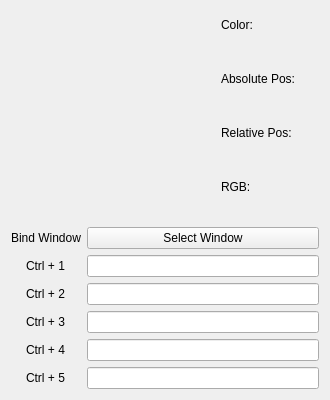
<?xml version="1.0" encoding="UTF-8"?>
<ui version="4.0">
 <class>ColorPicker</class>
 <widget class="QWidget" name="ColorPicker">
  <property name="geometry">
   <rect>
    <x>0</x>
    <y>0</y>
    <width>330</width>
    <height>400</height>
   </rect>
  </property>
  <property name="mouseTracking">
   <bool>false</bool>
  </property>
  <property name="windowTitle">
   <string>Color Picker</string>
  </property>
  <layout class="QVBoxLayout" name="verticalLayout">
   <item>
    <layout class="QGridLayout" name="gridLayout_up">
     <item row="1" column="1">
      <widget class="QLabel" name="label_color_value">
       <property name="layoutDirection">
        <enum>Qt::RightToLeft</enum>
       </property>
       <property name="text">
        <string/>
       </property>
       <property name="alignment">
        <set>Qt::AlignRight|Qt::AlignTop|Qt::AlignTrailing</set>
       </property>
      </widget>
     </item>
     <item row="4" column="1">
      <widget class="QLabel" name="label_relative_pos">
       <property name="text">
        <string>Relative Pos:</string>
       </property>
       <property name="alignment">
        <set>Qt::AlignBottom|Qt::AlignLeading|Qt::AlignLeft</set>
       </property>
      </widget>
     </item>
     <item row="3" column="1">
      <widget class="QLabel" name="label_absolute_pos_value">
       <property name="text">
        <string/>
       </property>
       <property name="alignment">
        <set>Qt::AlignRight|Qt::AlignTop|Qt::AlignTrailing</set>
       </property>
      </widget>
     </item>
     <item row="2" column="1">
      <widget class="QLabel" name="label_absolute_pos">
       <property name="text">
        <string>Absolute Pos:</string>
       </property>
       <property name="alignment">
        <set>Qt::AlignBottom|Qt::AlignLeading|Qt::AlignLeft</set>
       </property>
      </widget>
     </item>
     <item row="0" column="0" rowspan="8">
      <widget class="QLabel" name="label_display">
       <property name="minimumSize">
        <size>
         <width>204</width>
         <height>204</height>
        </size>
       </property>
       <property name="maximumSize">
        <size>
         <width>204</width>
         <height>204</height>
        </size>
       </property>
       <property name="text">
        <string/>
       </property>
      </widget>
     </item>
     <item row="0" column="1">
      <widget class="QLabel" name="label_color">
       <property name="text">
        <string>Color:</string>
       </property>
       <property name="alignment">
        <set>Qt::AlignBottom|Qt::AlignLeading|Qt::AlignLeft</set>
       </property>
      </widget>
     </item>
     <item row="6" column="1">
      <widget class="QLabel" name="label_rgb">
       <property name="text">
        <string>RGB:</string>
       </property>
       <property name="alignment">
        <set>Qt::AlignBottom|Qt::AlignLeading|Qt::AlignLeft</set>
       </property>
      </widget>
     </item>
     <item row="7" column="1">
      <widget class="QLabel" name="label_rgb_value">
       <property name="text">
        <string/>
       </property>
       <property name="alignment">
        <set>Qt::AlignRight|Qt::AlignTop|Qt::AlignTrailing</set>
       </property>
      </widget>
     </item>
     <item row="5" column="1">
      <widget class="QLabel" name="label_relative_pos_value">
       <property name="text">
        <string/>
       </property>
       <property name="alignment">
        <set>Qt::AlignRight|Qt::AlignTop|Qt::AlignTrailing</set>
       </property>
      </widget>
     </item>
    </layout>
   </item>
   <item>
    <layout class="QGridLayout" name="gridLayout_down" columnstretch="2,7">
     <item row="1" column="0" alignment="Qt::AlignHCenter">
      <widget class="QLabel" name="label_ctrl_1">
       <property name="text">
        <string>Ctrl + 1</string>
       </property>
      </widget>
     </item>
     <item row="3" column="0" alignment="Qt::AlignHCenter">
      <widget class="QLabel" name="label_ctrl_3">
       <property name="text">
        <string>Ctrl + 3</string>
       </property>
      </widget>
     </item>
     <item row="2" column="0" alignment="Qt::AlignHCenter">
      <widget class="QLabel" name="label_ctrl_2">
       <property name="text">
        <string>Ctrl + 2</string>
       </property>
      </widget>
     </item>
     <item row="3" column="1">
      <widget class="QLineEdit" name="lineEdit_ctrl_3">
       <property name="alignment">
        <set>Qt::AlignCenter</set>
       </property>
       <property name="readOnly">
        <bool>true</bool>
       </property>
      </widget>
     </item>
     <item row="4" column="0" alignment="Qt::AlignHCenter">
      <widget class="QLabel" name="label_ctrl_4">
       <property name="text">
        <string>Ctrl + 4</string>
       </property>
      </widget>
     </item>
     <item row="5" column="0" alignment="Qt::AlignHCenter">
      <widget class="QLabel" name="label_ctrl_5">
       <property name="text">
        <string>Ctrl + 5</string>
       </property>
      </widget>
     </item>
     <item row="1" column="1">
      <widget class="QLineEdit" name="lineEdit_ctrl_1">
       <property name="alignment">
        <set>Qt::AlignCenter</set>
       </property>
       <property name="readOnly">
        <bool>true</bool>
       </property>
      </widget>
     </item>
     <item row="4" column="1">
      <widget class="QLineEdit" name="lineEdit_ctrl_4">
       <property name="alignment">
        <set>Qt::AlignCenter</set>
       </property>
       <property name="readOnly">
        <bool>true</bool>
       </property>
      </widget>
     </item>
     <item row="5" column="1">
      <widget class="QLineEdit" name="lineEdit_ctrl_5">
       <property name="alignment">
        <set>Qt::AlignCenter</set>
       </property>
       <property name="readOnly">
        <bool>true</bool>
       </property>
      </widget>
     </item>
     <item row="2" column="1">
      <widget class="QLineEdit" name="lineEdit_ctrl_2">
       <property name="alignment">
        <set>Qt::AlignCenter</set>
       </property>
       <property name="readOnly">
        <bool>true</bool>
       </property>
      </widget>
     </item>
     <item row="0" column="0" alignment="Qt::AlignHCenter">
      <widget class="QLabel" name="label">
       <property name="text">
        <string>Bind Window</string>
       </property>
      </widget>
     </item>
     <item row="0" column="1">
      <widget class="QPushButton" name="pushButton">
       <property name="text">
        <string>Select Window</string>
       </property>
      </widget>
     </item>
    </layout>
   </item>
  </layout>
 </widget>
 <resources/>
 <connections/>
</ui>
